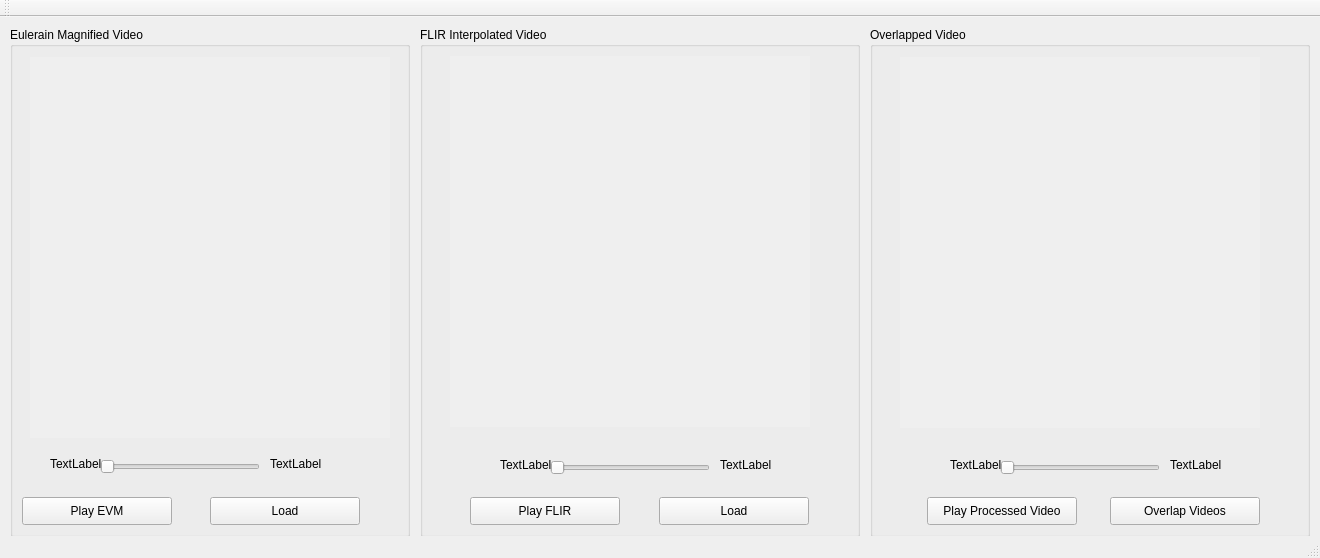
<?xml version="1.0" encoding="UTF-8"?>
<ui version="4.0">
 <class>MainWindow</class>
 <widget class="QMainWindow" name="MainWindow">
  <property name="geometry">
   <rect>
    <x>0</x>
    <y>0</y>
    <width>1320</width>
    <height>558</height>
   </rect>
  </property>
  <property name="windowTitle">
   <string>MainWindow</string>
  </property>
  <widget class="QWidget" name="centralWidget">
   <widget class="QGroupBox" name="groupBox">
    <property name="geometry">
     <rect>
      <x>10</x>
      <y>10</y>
      <width>400</width>
      <height>510</height>
     </rect>
    </property>
    <property name="title">
     <string>Eulerain Magnified Video</string>
    </property>
    <widget class="QPushButton" name="pushButton_4">
     <property name="geometry">
      <rect>
       <x>200</x>
       <y>470</y>
       <width>150</width>
       <height>28</height>
      </rect>
     </property>
     <property name="text">
      <string>Load</string>
     </property>
    </widget>
    <widget class="QLabel" name="label">
     <property name="geometry">
      <rect>
       <x>20</x>
       <y>30</y>
       <width>360</width>
       <height>381</height>
      </rect>
     </property>
     <property name="autoFillBackground">
      <bool>true</bool>
     </property>
     <property name="text">
      <string/>
     </property>
    </widget>
    <widget class="QPushButton" name="pushButton">
     <property name="geometry">
      <rect>
       <x>12</x>
       <y>470</y>
       <width>150</width>
       <height>28</height>
      </rect>
     </property>
     <property name="text">
      <string>Play EVM</string>
     </property>
    </widget>
    <widget class="QLabel" name="label_4">
     <property name="geometry">
      <rect>
       <x>40</x>
       <y>429</y>
       <width>55</width>
       <height>16</height>
      </rect>
     </property>
     <property name="text">
      <string>TextLabel</string>
     </property>
    </widget>
    <widget class="QLabel" name="label_5">
     <property name="geometry">
      <rect>
       <x>260</x>
       <y>429</y>
       <width>55</width>
       <height>16</height>
      </rect>
     </property>
     <property name="text">
      <string>TextLabel</string>
     </property>
    </widget>
    <widget class="QSlider" name="horizontalSlider">
     <property name="geometry">
      <rect>
       <x>90</x>
       <y>429</y>
       <width>160</width>
       <height>22</height>
      </rect>
     </property>
     <property name="orientation">
      <enum>Qt::Horizontal</enum>
     </property>
    </widget>
   </widget>
   <widget class="QGroupBox" name="groupBox_2">
    <property name="geometry">
     <rect>
      <x>420</x>
      <y>10</y>
      <width>440</width>
      <height>510</height>
     </rect>
    </property>
    <property name="title">
     <string>FLIR Interpolated Video</string>
    </property>
    <widget class="QPushButton" name="pushButton_5">
     <property name="geometry">
      <rect>
       <x>239</x>
       <y>470</y>
       <width>150</width>
       <height>28</height>
      </rect>
     </property>
     <property name="text">
      <string>Load</string>
     </property>
    </widget>
    <widget class="QSlider" name="horizontalSlider_2">
     <property name="geometry">
      <rect>
       <x>130</x>
       <y>430</y>
       <width>160</width>
       <height>22</height>
      </rect>
     </property>
     <property name="orientation">
      <enum>Qt::Horizontal</enum>
     </property>
    </widget>
    <widget class="QLabel" name="label_6">
     <property name="geometry">
      <rect>
       <x>300</x>
       <y>430</y>
       <width>55</width>
       <height>16</height>
      </rect>
     </property>
     <property name="text">
      <string>TextLabel</string>
     </property>
    </widget>
    <widget class="QLabel" name="label_2">
     <property name="geometry">
      <rect>
       <x>30</x>
       <y>29</y>
       <width>360</width>
       <height>371</height>
      </rect>
     </property>
     <property name="autoFillBackground">
      <bool>true</bool>
     </property>
     <property name="text">
      <string/>
     </property>
    </widget>
    <widget class="QLabel" name="label_7">
     <property name="geometry">
      <rect>
       <x>80</x>
       <y>430</y>
       <width>55</width>
       <height>16</height>
      </rect>
     </property>
     <property name="text">
      <string>TextLabel</string>
     </property>
    </widget>
    <widget class="QPushButton" name="pushButton_2">
     <property name="geometry">
      <rect>
       <x>50</x>
       <y>470</y>
       <width>150</width>
       <height>28</height>
      </rect>
     </property>
     <property name="text">
      <string>Play FLIR</string>
     </property>
    </widget>
   </widget>
   <widget class="QGroupBox" name="groupBox_3">
    <property name="geometry">
     <rect>
      <x>870</x>
      <y>10</y>
      <width>440</width>
      <height>510</height>
     </rect>
    </property>
    <property name="title">
     <string>Overlapped Video</string>
    </property>
    <widget class="QLabel" name="label_9">
     <property name="geometry">
      <rect>
       <x>80</x>
       <y>430</y>
       <width>55</width>
       <height>16</height>
      </rect>
     </property>
     <property name="text">
      <string>TextLabel</string>
     </property>
    </widget>
    <widget class="QPushButton" name="pushButton_7">
     <property name="geometry">
      <rect>
       <x>240</x>
       <y>470</y>
       <width>150</width>
       <height>28</height>
      </rect>
     </property>
     <property name="text">
      <string>Overlap Videos</string>
     </property>
    </widget>
    <widget class="QLabel" name="label_8">
     <property name="geometry">
      <rect>
       <x>300</x>
       <y>430</y>
       <width>55</width>
       <height>16</height>
      </rect>
     </property>
     <property name="text">
      <string>TextLabel</string>
     </property>
    </widget>
    <widget class="QSlider" name="horizontalSlider_3">
     <property name="geometry">
      <rect>
       <x>130</x>
       <y>430</y>
       <width>160</width>
       <height>22</height>
      </rect>
     </property>
     <property name="orientation">
      <enum>Qt::Horizontal</enum>
     </property>
    </widget>
    <widget class="QPushButton" name="pushButton_3">
     <property name="geometry">
      <rect>
       <x>57</x>
       <y>470</y>
       <width>150</width>
       <height>28</height>
      </rect>
     </property>
     <property name="text">
      <string>Play Processed Video</string>
     </property>
    </widget>
    <widget class="QLabel" name="label_3">
     <property name="geometry">
      <rect>
       <x>30</x>
       <y>30</y>
       <width>360</width>
       <height>371</height>
      </rect>
     </property>
     <property name="autoFillBackground">
      <bool>true</bool>
     </property>
     <property name="text">
      <string/>
     </property>
    </widget>
   </widget>
  </widget>
  <widget class="QToolBar" name="mainToolBar">
   <attribute name="toolBarArea">
    <enum>TopToolBarArea</enum>
   </attribute>
   <attribute name="toolBarBreak">
    <bool>false</bool>
   </attribute>
  </widget>
  <widget class="QStatusBar" name="statusBar"/>
 </widget>
 <layoutdefault spacing="6" margin="11"/>
 <resources/>
 <connections/>
</ui>
